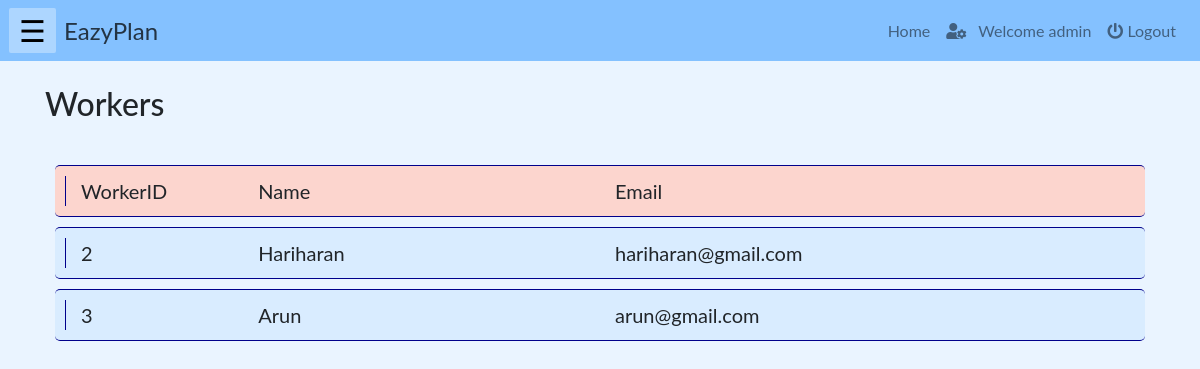
The app's page /php/allWorkers.php (signed in), older data.
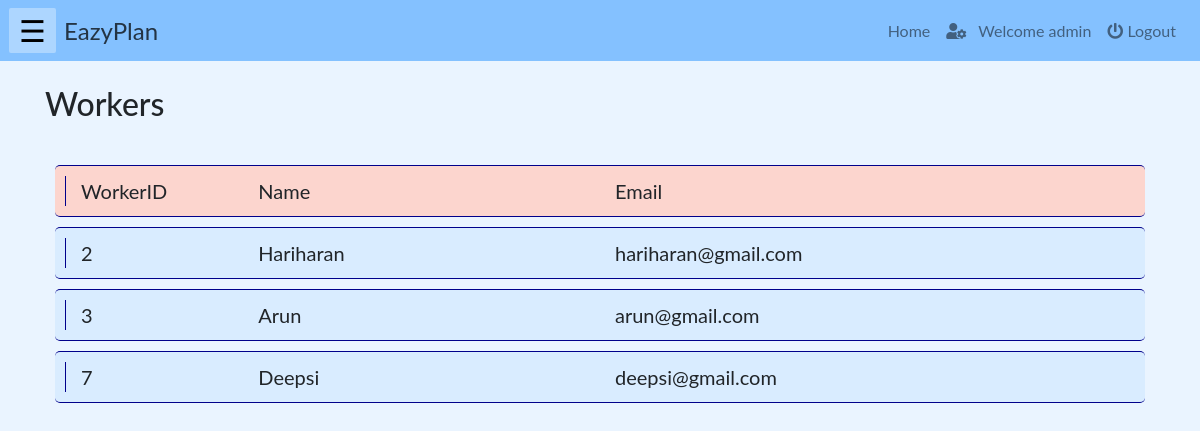
The same page, newer data.
### tables this page shows
CREATE TABLE `account` (
  `userid` int(10) NOT NULL,
  `name` varchar(100) NOT NULL,
  `email` varchar(200) NOT NULL,
  `role` varchar(20) NOT NULL,
  `password` varchar(40) NOT NULL
);

### php/allWorkers.php (the view, shortened to what this page needs)
<!DOCTYPE html>
<html lang="en">
    <?php
        include("../php/headLinks.php");
        if(isset($_SESSION["name"]) && ($_SESSION["role"]=='staff' || $_SESSION["role"]=='admin' || $_SESSION["role"]=='manager')){
    ?>
    <body>
        <?php
            include("../php/navbar.php");
        ?>
        <div class="container">
        <br><h2>Workers</h2><br>
            <div class="row" id="heading">
                <div class="col-md-2" id="val" >WorkerID</div>
                <div class="col-md-4" id="val" >Name</div>
                <div class="col-md-4" id="val" >Email</div>
            </div>
            <?php
                include("../connection/config.php");
                $sql ="select userid, name, email FROM account where role='worker'";
                $workers = mysqli_query($db, $sql);
                foreach($workers as $worker)
                    {
            ?>
            <div class="row" id="item">
                <div class="col-md-2" id="val" ><?php echo $worker['userid']; ?></div>
                <div class="col-md-4" id="val" ><?php echo $worker['name']; ?></div>
                <div class="col-md-4" id="val" ><?php echo $worker['email']; ?></div>
            </div>
            <?php
                }
            ?>
        </div>
    </body>
    <?php
        }
    else{
    echo "<h3 style='color:red'>Login to access the page...</h3>";
    echo "<a href='./login.php'>Click here to login</a>";}
    ?>
</html>

Row changes from the older to the newer data that the page shows:
added account: userid "7", name "Deepsi", email "deepsi@gmail.com"
